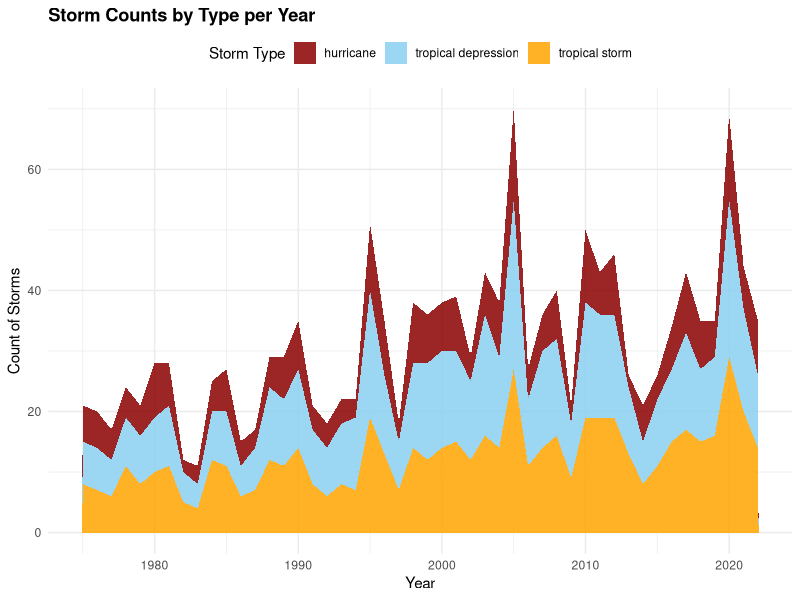

Source code (R):
## ---- chunk 1
#| label: setup
#| include: false
suppressPackageStartupMessages(library(tidyverse))

#| label: storm-plot
#| warning: false
#| message: false

# Process the data to count storms by type per year
storms_per_year <- storms %>%
  filter(status %in% c("tropical depression", "tropical storm", "hurricane")) %>%
  filter(!is.na(name)) %>%
  group_by(year, status) %>%
  summarize(count = n_distinct(name), .groups = "drop")

# Define a custom color scale for the storm types
storm_colors <- c(
  "tropical depression" = "#89CFF0",
  "tropical storm" = "#FFA500",
  "hurricane" = "#8B0000"
)

# Create the stacked area chart
ggplot(storms_per_year, aes(x = year, y = count, fill = status)) +
  geom_area(position = "stack", alpha = 0.85) +
  scale_fill_manual(values = storm_colors) +
  theme_minimal() +
  labs(
    title = "Storm Counts by Type per Year",
    x = "Year",
    y = "Count of Storms",
    fill = "Storm Type"
  ) +
  theme(
    legend.position = "top",
    plot.title = element_text(face = "bold")
  )
  
